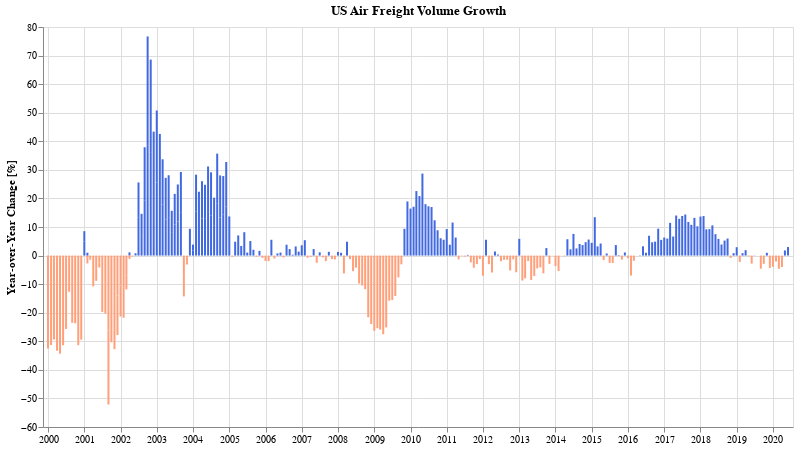

Notebook cell for this chart:
### Code cell
df_af['change'] = df_af.set_index('dt')['tonMiles'].apply(int).pct_change(12).apply(lambda v: v * 100).values

c = alt.Chart(df_af).mark_bar(size=2).encode(
    alt.X('dt:T', axis=alt.Axis(title='')),
    alt.Y('change:Q', axis=alt.Axis(title='Year-over-Year Change [%]')),
    tooltip=[alt.Tooltip('dt:T', title='Date'), alt.Tooltip('change:Q', title='% Change', format=',.01f')],
    color=alt.condition(f"datum.change < 0",
        alt.value('lightsalmon'),
        alt.value('royalblue')
    ),
).properties(
    title='US Air Freight Volume Growth',
    width=750,
    height=400
)

c.save('transportation-air-waterway.png')
c.display()

### Figure 1 — Vega-Lite specification as saved in the notebook (floating-point values rounded to 4 significant figures; data arrays with more than 128 entries replaced by an {"elided": "..."} marker saying what was removed)
{"config": {"view": {"continuousWidth": 400, "continuousHeight": 300}}, "data": {"name": "data-5e8bcf5b1d0fe90a9446ba030543a66f"}, "mark": {"type": "bar", "size": 2}, "encoding": {"color": {"condition": {"value": "lightsalmon", "test": "datum.change < 0"}, "value": "royalblue"}, "tooltip": [{"type": "temporal", "field": "dt", "title": "Date"}, {"type": "quantitative", "field": "change", "format": ",.01f", "title": "% Change"}], "x": {"type": "temporal", "axis": {"title": ""}, "field": "dt"}, "y": {"type": "quantitative", "axis": {"title": "Year-over-Year Change [%]"}, "field": "change"}}, "height": 400, "title": "US Air Freight Volume Growth", "width": 750, "$schema": "https://vega.github.io/schema/vega-lite/v4.8.1.json", "datasets": {"data-5e8bcf5b1d0fe90a9446ba030543a66f": {"elided": "306 records"}}}
